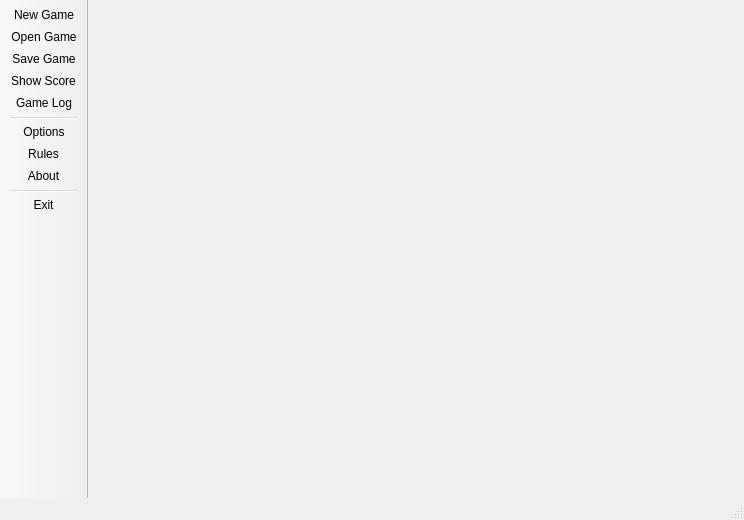
<?xml version="1.0" encoding="UTF-8"?>
<ui version="4.0">
 <class>MainWindow</class>
 <widget class="QMainWindow" name="MainWindow">
  <property name="geometry">
   <rect>
    <x>0</x>
    <y>0</y>
    <width>744</width>
    <height>520</height>
   </rect>
  </property>
  <property name="windowTitle">
   <string>BB Pref</string>
  </property>
  <property name="windowIcon">
   <iconset resource="../bbpref.qrc">
    <normaloff>:/pics/newgame.png</normaloff>:/pics/newgame.png</iconset>
  </property>
  <widget class="QWidget" name="centralwidget">
   <property name="maximumSize">
    <size>
     <width>963</width>
     <height>16777215</height>
    </size>
   </property>
   <layout class="QGridLayout" name="gridLayout">
    <property name="leftMargin">
     <number>0</number>
    </property>
    <property name="topMargin">
     <number>0</number>
    </property>
    <property name="rightMargin">
     <number>50</number>
    </property>
    <property name="bottomMargin">
     <number>0</number>
    </property>
    <property name="spacing">
     <number>0</number>
    </property>
    <item row="0" column="0">
     <widget class="DeskView" name="widget" native="true"/>
    </item>
    <item row="0" column="1">
     <spacer name="horizontalSpacer">
      <property name="orientation">
       <enum>Qt::Horizontal</enum>
      </property>
      <property name="sizeType">
       <enum>QSizePolicy::Fixed</enum>
      </property>
      <property name="sizeHint" stdset="0">
       <size>
        <width>60</width>
        <height>20</height>
       </size>
      </property>
     </spacer>
    </item>
   </layout>
  </widget>
  <widget class="QStatusBar" name="statusbar"/>
  <widget class="QToolBar" name="toolBar">
   <property name="windowTitle">
    <string>toolBar</string>
   </property>
   <property name="movable">
    <bool>false</bool>
   </property>
   <property name="iconSize">
    <size>
     <width>48</width>
     <height>48</height>
    </size>
   </property>
   <property name="floatable">
    <bool>false</bool>
   </property>
   <attribute name="toolBarArea">
    <enum>LeftToolBarArea</enum>
   </attribute>
   <attribute name="toolBarBreak">
    <bool>false</bool>
   </attribute>
   <addaction name="actionNewGame"/>
   <addaction name="actionOpenGame"/>
   <addaction name="actionSaveGame"/>
   <addaction name="actionShowScore"/>
   <addaction name="actionGameLog"/>
   <addaction name="separator"/>
   <addaction name="actionOptions"/>
   <addaction name="actionRules"/>
   <addaction name="actionAbout"/>
   <addaction name="separator"/>
   <addaction name="actionExit"/>
  </widget>
  <action name="actionNewGame">
   <property name="icon">
    <iconset resource="../bbpref.qrc">
     <normaloff>:/pics/bbpref.png</normaloff>
     <normalon>:/pics/filenew.png</normalon>:/pics/bbpref.png</iconset>
   </property>
   <property name="text">
    <string>New Game</string>
   </property>
  </action>
  <action name="actionOpenGame">
   <property name="icon">
    <iconset>
     <normalon>:/pics/fileopen.png</normalon>
    </iconset>
   </property>
   <property name="text">
    <string>Open Game</string>
   </property>
  </action>
  <action name="actionSaveGame">
   <property name="icon">
    <iconset>
     <normalon>:/pics/filesave.png</normalon>
    </iconset>
   </property>
   <property name="text">
    <string>Save Game</string>
   </property>
  </action>
  <action name="actionShowScore">
   <property name="icon">
    <iconset>
     <normalon>:/pics/paper.png</normalon>
    </iconset>
   </property>
   <property name="text">
    <string>Show Score</string>
   </property>
  </action>
  <action name="actionGameLog">
   <property name="icon">
    <iconset>
     <normalon>:/pics/log.png</normalon>
    </iconset>
   </property>
   <property name="text">
    <string>Game Log</string>
   </property>
  </action>
  <action name="actionOptions">
   <property name="icon">
    <iconset>
     <normalon>:/pics/tool.png</normalon>
    </iconset>
   </property>
   <property name="text">
    <string>Options</string>
   </property>
  </action>
  <action name="actionRules">
   <property name="icon">
    <iconset>
     <normalon>:/pics/help.png</normalon>
    </iconset>
   </property>
   <property name="text">
    <string>Rules</string>
   </property>
  </action>
  <action name="actionAbout">
   <property name="icon">
    <iconset>
     <normalon>:/pics/about.png</normalon>
    </iconset>
   </property>
   <property name="text">
    <string>About</string>
   </property>
  </action>
  <action name="actionExit">
   <property name="icon">
    <iconset>
     <normalon>:/pics/exit.png</normalon>
    </iconset>
   </property>
   <property name="text">
    <string>Exit</string>
   </property>
  </action>
 </widget>
 <customwidgets>
  <customwidget>
   <class>DeskView</class>
   <extends>QWidget</extends>
   <header>deskview.h</header>
   <container>1</container>
  </customwidget>
 </customwidgets>
 <resources>
  <include location="../bbpref.qrc"/>
 </resources>
 <connections/>
</ui>
